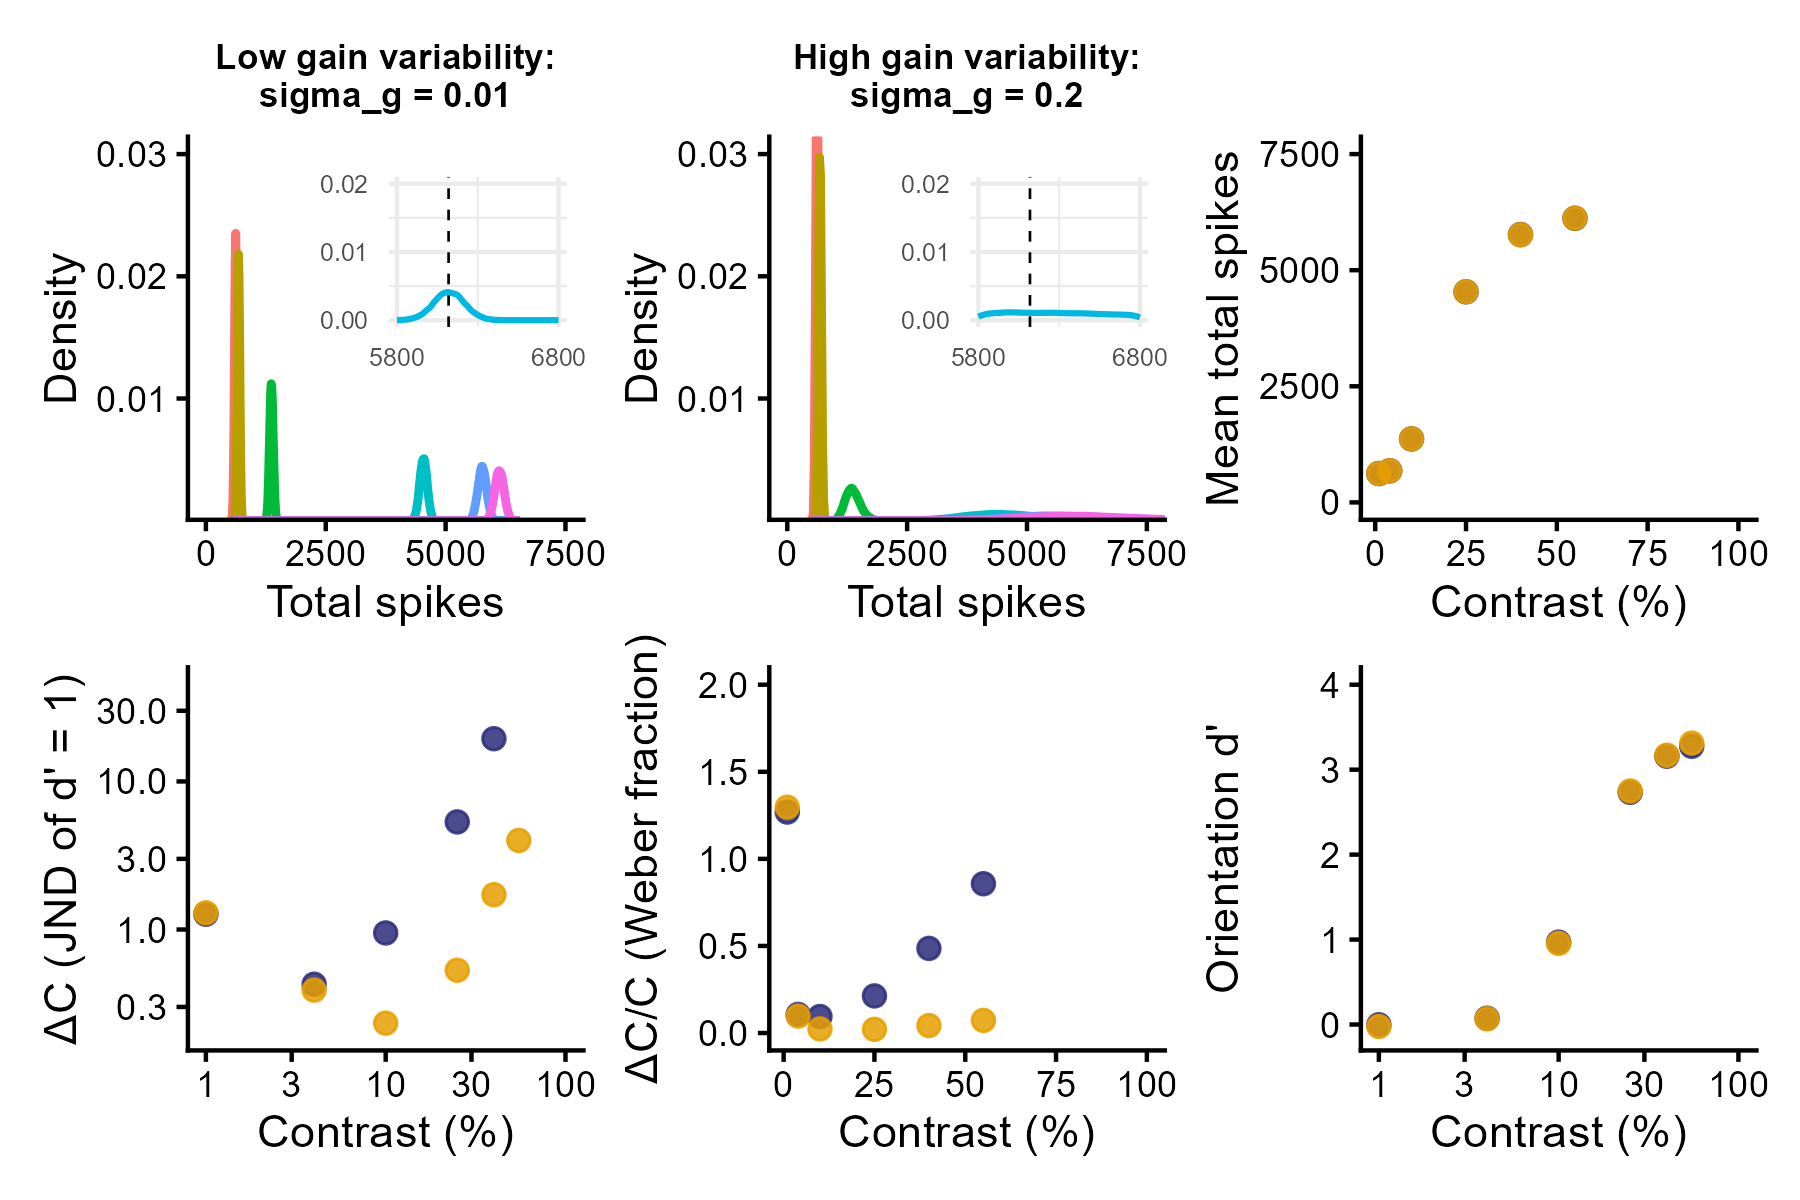

The script that saved this image:
# Simulation assuming Naka-Rushton function on Albrecht & Hamilton (1982, Fig. 4)

library(tidyverse)
library(doParallel)
library(foreach)
library(cowplot)
library(patchwork)

#################### High Gain Variability ####################
Contrast <- c(1, 4, seq(10, 55, 15))
Rmax <- 115
C50 <- 19.3
n   <-  2.9
R0 <- Rmax * 0.03 # spontaneous firing based on Geisler & Albrecht (1997)

Max_firing <- Rmax * Contrast^n / (Contrast^n + C50^n)
df <- data.frame(Contrast, Max_firing)

### Simulation ###
cl <- makeCluster(parallel::detectCores() - 1)
registerDoParallel(cl)

n_neurons <- 180                                              # Number of neurons in the population
orientations <- seq(1, 180, by = 1)                           # Possible orientations (1 to 180 degrees)
preferred_orientations <- seq(1, 180, length.out = n_neurons) # Preferred orientation of each neuron
max_firing_seq <- df$Max_firing                               # Maximum firing rate of each neuron
contrast <- df$Contrast
tuning_width <- 20                                            # Tuning width (standard deviation) of each neuron's response curve
n_trials <- 10000

all_results <- list()

for (max_firing_rate in max_firing_seq) {
  
  cat("Running max firing rate =", max_firing_rate, "\n")
  
  tuning_curves <- matrix(0, nrow = n_neurons, ncol = length(orientations))
  
  for (i in 1:n_neurons) {
    tuning_curves[i, ] <- max_firing_rate * exp(
      -0.5 * (
        pmin(abs(orientations - preferred_orientations[i]),
             180 - abs(orientations - preferred_orientations[i]))^2
      ) / tuning_width^2
    )
  }
  
  # ---- 90 ----
  responses_90 <- foreach(
    i = 1:n_trials,
    .combine = rbind,
    .packages = "stats"
  ) %dopar% {
    
    input_90 <- rnorm(n_trials, 90, 0)
    idx <- round(input_90[i]) 
    idx <- pmin(pmax(idx, 1), 180)
    
    sigma_g <- 0.2
    g <- rgamma(1, shape = 1 / sigma_g^2, scale = sigma_g^2)
    
    mu <- g * tuning_curves[, idx]
    mu[mu == 0] <- 1e-8
    
    resp <- rnbinom(n_neurons, size = 1000000, mu = mu) + rnbinom(n_neurons, size = 1000000, mu = R0)
    
    cbind(resp,
          neuron = seq_len(n_neurons),
          stim = 90,
          trial = i,
          maxFR = max_firing_rate)
  }
  
  # ---- 91 ----
  responses_91 <- foreach(
    i = 1:n_trials,
    .combine = rbind,
    .packages = "stats"
  ) %dopar% {
    
    input_91 <- rnorm(n_trials, 91, 0)
    idx <- round(input_91[i]) 
    idx <- pmin(pmax(idx, 1), 180)
    
    sigma_g <- 0.2
    g <- rgamma(1, shape = 1 / sigma_g^2, scale = sigma_g^2)
    
    mu <- g * tuning_curves[, idx]
    mu[mu == 0] <- 1e-8
    
    resp <- rnbinom(n_neurons, size = 1000000, mu = mu) + rnbinom(n_neurons, size = 1000000, mu = R0)
    
    cbind(resp,
          neuron = seq_len(n_neurons),
          stim = 91,
          trial = i,
          maxFR = max_firing_rate)
  }
  
  df_tmp <- as.data.frame(rbind(responses_90, responses_91))
  colnames(df_tmp) <- c("Spikes", "Neuron", "Stimulus", "Trial", "Contrast")
  
  all_results[[as.character(max_firing_rate)]] <- df_tmp
}

df_high <- do.call(rbind, all_results)
df_high$Contrast <- contrast[match(df_high$Contrast, max_firing_seq)]

### Contrast discrimination ###
df_high %>%
  group_by(Stimulus, Contrast, Trial) %>%
  summarise(Sum_spikes = sum(Spikes), .groups = "drop") -> df_sum_high

df_sum_high %>%
  group_by(Contrast) %>%
  summarise(Mean_sum_spikes = mean(Sum_spikes),
            SD_sum_spikes = sd(Sum_spikes), .groups = "drop") -> df_summary_high
colnames(df_summary_high) <- c("Contrast", "mu", "sigma")

dC <-  diff(df_summary_high$Contrast)
dmu <- diff(df_summary_high$mu)

# μ'
mu_prime <- c(
  dmu[1] / dC[1],                                 　　　　　# 前方差分（最初）
  (dmu[-1]/dC[-1] + dmu[-length(dmu)]/dC[-length(dC)]) / 2, # 中央差分
  dmu[length(dmu)] / dC[length(dC)]                         # 後方差分（最後）
)
df_summary_high$mu_prime <- mu_prime

# μ'(C)ΔC ≈ σ
# μ'(C): コントラストの微小変化に対するμの変化
# ΔC:    コントラストの変化量
# μの変化がσと同じ大きさになったとき丁度弁別できる(d'=1に相当するJND)
df_summary_high$DeltaC_pred <- df_summary_high$sigma / df_summary_high$mu_prime # JND
df_summary_high <- mutate(df_summary_high, Weber_ratio_pred = DeltaC_pred / Contrast) # ΔC / C (Weber ratio)

### Orientation discrimination (LFI) ###
df_high_wide <- df_high %>%
  pivot_wider(
    id_cols = c(Trial, Contrast, Stimulus),
    names_from = Neuron,
    values_from = Spikes)

df_high_wide$Stimulus_bin <- ifelse(df_high_wide$Stimulus == 90, 1, 0)

compute_lfi <- function(data, lambda = 1e-6) {
  
  neurons <- grep("^[0-9]+$", colnames(data), value = TRUE)  
  
  data0 <- data[data$Stimulus_bin == 0, neurons]
  data1 <- data[data$Stimulus_bin == 1, neurons]
  
  mu0 <- colMeans(data0)
  mu1 <- colMeans(data1)
  
  df <- mu1 - mu0
  
  Sigma0 <- cov(data0)
  Sigma1 <- cov(data1)
  Sigma  <- (Sigma0 + Sigma1) / 2
  
  p <- length(neurons)              # 逆行列を安定化させる処理 (ニューロン間の相関を少し弱める)
  Sigma <- Sigma + lambda * diag(p) # Ridge正則化, Tikhonov regularization (小さい固有値を持ち上げる)
  
  I <- as.numeric(t(df) %*% solve(Sigma) %*% df) # LFI
  I_per_neuron <- I / p
  
  return(I_per_neuron)
}

maxFR_values <- sort(unique(df_high_wide$Contrast))

lfi_results_high <- data.frame(
  Contrast = numeric(),
  LFI_per_neuron = numeric()
)

for (maxFR in maxFR_values) {
  df_sub <- df_high_wide[df_high_wide$Contrast == maxFR, ]
  lfi_value <- compute_lfi(df_sub)
  lfi_results_high <- rbind(lfi_results_high,
                            data.frame(Contrast = maxFR,
                                       LFI_per_neuron = lfi_value))
}

lfi_results_high$Contrast <- contrast

### Orientation discrimination (decoding with logistic regression) ###
run_logistic_cv_parallel <- function(data, k = 5, ncores = detectCores() - 1) {
  
  predictors <- grep("^[0-9]+$", colnames(data), value = TRUE)  
  n <- nrow(data)
  
  set.seed(123)
  folds <- sample(rep(1:k, length.out = n))
  
  cl <- makeCluster(ncores)
  registerDoParallel(cl)
  
  acc <- foreach(i = 1:k, .combine = c) %dopar% {
    
    train <- data[folds != i, ]
    test  <- data[folds == i, ]
    
    model <- glm(
      Stimulus_bin ~ .,
      data = train[, c("Stimulus_bin", predictors)],
      family = binomial
    )
    
    prob <- predict(model, newdata = test, type = "response")
    pred <- ifelse(prob > 0.5, 1, 0)
    
    mean(pred == test$Stimulus_bin)
  }
  
  stopCluster(cl)
  
  mean(acc)
}

decoding_results_high <- data.frame(
  Contrast = numeric(),
  Decoding_accuracy = numeric()
)

for (maxFR in maxFR_values) {
  df_sub <- df_high_wide[df_high_wide$Contrast == maxFR, ]
  accuracy <- run_logistic_cv_parallel(df_sub, k = 5, ncores = detectCores() - 1)
  decoding_results_high <- rbind(decoding_results_high,
                                 data.frame(Contrast = maxFR,
                                            Decoding_accuracy = accuracy))
}

decoding_results_high <- mutate(decoding_results_high, D_prime = qnorm(Decoding_accuracy) - qnorm(1 - Decoding_accuracy),
                                Contrast = contrast)


#################### Low Gain Variability ####################
Contrast <- c(1, 4, seq(10, 55, 15))
Rmax <- 115
C50 <- 19.3
n   <-  2.9
R0 <- Rmax * 0.03

Max_firing <- Rmax * Contrast^n / (Contrast^n + C50^n)
df <- data.frame(Contrast, Max_firing)

### Simulation ###
cl <- makeCluster(parallel::detectCores() - 1)
registerDoParallel(cl)

n_neurons <- 180                                              # Number of neurons in the population
orientations <- seq(1, 180, by = 1)                           # Possible orientations (0 to 359 degrees)
preferred_orientations <- seq(1, 180, length.out = n_neurons) # Preferred orientation of each neuron
max_firing_seq <- df$Max_firing                               # Maximum firing rate of each neuron
contrast <- df$Contrast
tuning_width <- 20                                            # Tuning width (standard deviation) of each neuron's response curve
n_trials <- 10000

all_results <- list()

for (max_firing_rate in max_firing_seq) {
  
  cat("Running max firing rate =", max_firing_rate, "\n")
  
  tuning_curves <- matrix(0, nrow = n_neurons, ncol = length(orientations))
  
  for (i in 1:n_neurons) {
    tuning_curves[i, ] <- max_firing_rate * exp(
      -0.5 * (
        pmin(abs(orientations - preferred_orientations[i]),
             180 - abs(orientations - preferred_orientations[i]))^2
      ) / tuning_width^2
    )
  }
  
  # ---- 90 ----
  responses_90 <- foreach(
    i = 1:n_trials,
    .combine = rbind,
    .packages = "stats"
  ) %dopar% {
    
    input_90 <- rnorm(n_trials, 90, 0)
    idx <- round(input_90[i]) 
    idx <- pmin(pmax(idx, 1), 180)
    
    sigma_g <- 0.01
    g <- rgamma(1, shape = 1 / sigma_g^2, scale = sigma_g^2)
    
    mu <- g * tuning_curves[, idx]
    mu[mu == 0] <- 1e-8
    
    resp <- rnbinom(n_neurons, size = 1000000, mu = mu) + rnbinom(n_neurons, size = 1000000, mu = R0)
    
    cbind(resp,
          neuron = seq_len(n_neurons),
          stim = 90,
          trial = i,
          maxFR = max_firing_rate)
  }
  
  # ---- 91 ----
  responses_91 <- foreach(
    i = 1:n_trials,
    .combine = rbind,
    .packages = "stats"
  ) %dopar% {
    
    input_91 <- rnorm(n_trials, 91, 0)
    idx <- round(input_91[i]) 
    idx <- pmin(pmax(idx, 1), 180)
    
    sigma_g <- 0.01
    g <- rgamma(1, shape = 1 / sigma_g^2, scale = sigma_g^2)
    
    mu <- g * tuning_curves[, idx]
    mu[mu == 0] <- 1e-8
    
    resp <- rnbinom(n_neurons, size = 1000000, mu = mu) + rnbinom(n_neurons, size = 1000000, mu = R0)
    
    cbind(resp,
          neuron = seq_len(n_neurons),
          stim = 91,
          trial = i,
          maxFR = max_firing_rate)
  }
  
  df_tmp <- as.data.frame(rbind(responses_90, responses_91))
  colnames(df_tmp) <- c("Spikes", "Neuron", "Stimulus", "Trial", "Contrast")
  
  all_results[[as.character(max_firing_rate)]] <- df_tmp
}

df_low <- do.call(rbind, all_results)
df_low$Contrast <- contrast[match(df_low$Contrast, max_firing_seq)]

### Contrast discrimination ###
df_low %>%
  group_by(Stimulus, Contrast, Trial) %>%
  summarise(Sum_spikes = sum(Spikes), .groups = "drop") -> df_sum_low

df_sum_low %>%
  group_by(Contrast) %>%
  summarise(Mean_sum_spikes = mean(Sum_spikes),
            SD_sum_spikes = sd(Sum_spikes), .groups = "drop") -> df_summary_low
colnames(df_summary_low) <- c("Contrast", "mu", "sigma")

dC <-  diff(df_summary_low$Contrast)
dmu <- diff(df_summary_low$mu)

# μ'
mu_prime <- c(
  dmu[1] / dC[1],                                 　　　　
  (dmu[-1]/dC[-1] + dmu[-length(dmu)]/dC[-length(dC)]) / 2,
  dmu[length(dmu)] / dC[length(dC)]                       
)
df_summary_low$mu_prime <- mu_prime

df_summary_low$DeltaC_pred <- df_summary_low$sigma / df_summary_low$mu_prime # JND
df_summary_low <- mutate(df_summary_low, Weber_ratio_pred = DeltaC_pred / Contrast) # ΔC / C (Weber ratio)

### Orientation discrimination (LFI) ###
df_low_wide <- df_low %>%
  pivot_wider(
    id_cols = c(Trial, Contrast, Stimulus),
    names_from = Neuron,
    values_from = Spikes)

df_low_wide$Stimulus_bin <- ifelse(df_low_wide$Stimulus == 90, 1, 0)

maxFR_values <- sort(unique(df_low_wide$Contrast))

lfi_results_low <- data.frame(
  Contrast = numeric(),
  LFI_per_neuron = numeric()
)

for (maxFR in maxFR_values) {
  df_sub <- df_low_wide[df_low_wide$Contrast == maxFR, ]
  lfi_value <- compute_lfi(df_sub)
  lfi_results_low <- rbind(lfi_results_low,
                           data.frame(Contrast = maxFR,
                                      LFI_per_neuron = lfi_value))
}

lfi_results_low$Contrast <- contrast

### Orientation discrimination (decoding with logistic regression) ###
decoding_results_low <- data.frame(
  Contrast = numeric(),
  Decoding_accuracy = numeric()
)

for (maxFR in maxFR_values) {
  df_sub <- df_low_wide[df_low_wide$Contrast == maxFR, ]
  accuracy <- run_logistic_cv_parallel(df_sub, k = 5, ncores = detectCores() - 1)
  decoding_results_low <- rbind(decoding_results_low,
                                data.frame(Contrast = maxFR,
                                           Decoding_accuracy = accuracy))
}

decoding_results_low <- mutate(decoding_results_low, D_prime = qnorm(Decoding_accuracy) - qnorm(1 - Decoding_accuracy),
                               Contrast = contrast)

### Fano factor sanity check ### 
df_high$GV <- "high"
df_low$GV  <- "low"
df_integrated <- rbind(df_high, df_low) 

df_integrated %>%
  group_by(Contrast, Stimulus, Neuron, GV) %>%
  summarise(
    mean_spikes = mean(Spikes),
    var_spikes  = var(Spikes),
    fano = var_spikes / mean_spikes,
    .groups = "drop"
  ) %>%
  filter(mean_spikes > 0) %>%
  group_by(Contrast, Stimulus, GV) %>%
  summarise(
    mean_mean_spikes = mean(mean_spikes, na.rm = TRUE),
    mean_var_spikes = mean(var_spikes),
    mean_fano = mean(fano, na.rm = TRUE), # average across neurons
    sd_fano   = sd(fano, na.rm = TRUE),   # sd across neurons
    .groups = "drop") -> ff
print(ff, n = 99999)

### Figures ###
g1 <- ggplot(df, aes(x = Contrast, y = Max_firing)) +
  geom_point(size = 2.2, alpha = 0.85) +
  scale_x_continuous(
    limits = c(1, 100),
    breaks = c(0, 25, 50, 75, 100)
  ) +
  coord_cartesian(ylim = c(0, 130)) +
  scale_y_continuous(breaks = seq(0, 120, by = 60)) +
  labs(
    x = "Contrast (%)",
    y = "Tuning curve peak"
  ) +
  theme_classic(base_size = 11)

g2 <- ggplot(df, aes(x = Contrast, y = Max_firing)) +
  geom_point(size = 2.2, alpha = 0.85) +
  scale_x_log10(
    limits = c(1, 100),
    breaks = c(1, 3, 10, 30, 100)
  ) +
  coord_cartesian(ylim = c(0, 130)) +
  scale_y_continuous(breaks = seq(0, 120, by = 60)) +
  labs(
    x = "Contrast (%)",
    y = "Tuning curve peak"
  ) +
  theme_classic(base_size = 11)

df_sum_high$GV <- "high"
df_sum_low$GV  <- "low"
df_sum <- rbind(df_sum_high, df_sum_low)
df_sum %>%
  dplyr::filter(Contrast == 55 | Contrast == 70) %>%
  summarise(Criterion = mean(Sum_spikes)) %>%
  as.numeric() -> criterion

default_colors <- scales::hue_pal()(9)
two_colors <- default_colors[6:7]

df_sub <- subset(df_sum, Contrast %in% c(55, 70) & GV == "high")
df_sub$Contrast <- factor(df_sub$Contrast, levels = c(55, 70))

g_inset_high <- ggplot(df_sub, aes(x = Sum_spikes, color = factor(Contrast))) +
  geom_vline(xintercept = criterion, linetype = "dashed", linewidth = 0.3) +
  geom_density(alpha = 0.85, linewidth = 0.7) +
  scale_x_continuous(limits = c(5800, 6800), breaks = c(5800, 6800)) +
  scale_y_continuous(limits = c(0, 0.02), breaks = c(0, 0.01, 0.02)) + 
  theme_minimal(base_size = 11) +
  theme(
    legend.position = "none",
    axis.title = element_blank(),
    axis.text = element_text(size = 6)
  ) +
  scale_color_manual(values = two_colors)

g3 <- ggplot(df_sum_high, aes(x = Sum_spikes, color = factor(Contrast))) +
  geom_density(alpha = 0.85, linewidth = 1) +
  coord_cartesian(xlim = c(0, 7500), ylim = c(0.0015, 0.03)) +
  scale_x_continuous(breaks = c(0, 2500, 5000, 7500)) +
  theme_classic() +
  labs(
    x = "Total spikes",
    y = "Density",
    color = "Contrast"
  ) + 
  theme(
    legend.position = c(1.07, 1.05),
    legend.justification = c(1, 1),
    legend.key.size = unit(0.25, "cm"),
    legend.text = element_text(size = 6),
    legend.title = element_text(size = 8)
  ) +
  ggtitle("High gain variability:\nsigma_g = 0.2") +
  theme(plot.title = element_text(size = 8.5, face = "bold", hjust = 0.5))

g3 <- g3 + annotation_custom(
  grob = ggplotGrob(g_inset_high),
  xmin = 2000, xmax = 8000,
  ymin = 0.01, ymax = 0.03
)

legend_contrast <- get_legend(
  g3 + theme(legend.position = "right")
)

png("legend_contrast.png", width = 600, height = 400, res = 300)
grid::grid.draw(legend_contrast)
dev.off()

df_sub <- subset(df_sum, Contrast %in% c(55, 70) & GV == "low")
df_sub$Contrast <- factor(df_sub$Contrast, levels = c(55, 70))

g_inset_low <- ggplot(df_sub, aes(x = Sum_spikes, color = factor(Contrast))) +
  geom_vline(xintercept = criterion, linetype = "dashed", linewidth = 0.3) +
  geom_density(alpha = 0.85, linewidth = 0.7) +
  scale_x_continuous(limits = c(5800, 6800), breaks = c(5800, 6800)) +
  scale_y_continuous(limits = c(0, 0.02), breaks = c(0, 0.01, 0.02)) + 
  theme_minimal(base_size = 11) +
  theme(
    legend.position = "none",
    axis.title = element_blank(),
    axis.text = element_text(size = 6)
  ) +
  scale_color_manual(values = two_colors)

g4 <- ggplot(df_sum_low, aes(x = Sum_spikes, color = factor(Contrast))) +
  geom_density(alpha = 0.85, linewidth = 1) +
  coord_cartesian(xlim = c(0, 7500), ylim = c(0.0015, 0.03)) +
  scale_x_continuous(breaks = c(0, 2500, 5000, 7500)) +
  theme_classic() +
  labs(
    x = "Total spikes",
    y = "Density",
    color = "Contrast"
  ) + 
  theme(
    legend.position = c(1.07, 1.05),
    legend.justification = c(1, 1),
    legend.key.size = unit(0.25, "cm"),
    legend.text = element_text(size = 6),
    legend.title = element_text(size = 8)
  ) +
  ggtitle("Low gain variability:\nsigma_g = 0.01") +
  theme(plot.title = element_text(size = 8.5, face = "bold", hjust = 0.5))

g4 <- g4 + annotation_custom(
  grob = ggplotGrob(g_inset_low),
  xmin = 2000, xmax = 8000,
  ymin = 0.01, ymax = 0.03
)

df_summary_high$GV <- "high"
df_summary_low$GV  <- "low"
df_summary <- rbind(df_summary_high, df_summary_low)

g5 <- ggplot(df_summary, aes(x = Contrast, y = DeltaC_pred, color = GV)) +
  geom_point(size = 2.2, alpha = 0.85) +
  scale_x_log10(
    limits = c(1, 100),
    breaks = c(1, 3, 10, 30, 100)
  ) +
  scale_y_log10(limits = c(0.2, 45)) +
  scale_color_manual(values = c("#2C2C7A", "#E69F00")) +
  labs(
    x = "Contrast (%)",
    y = "ΔC (JND of d' = 1)"
  ) +
  theme_classic(base_size = 11) +
  theme(
    legend.position = c(0.45, 1),
    legend.justification = c(1, 1),
    legend.key = element_blank()
  )

legend_gv <- get_legend(
  g5 + theme(legend.position = "right")
)

png("legend_gv.png", width = 600, height = 400, res = 300)
grid::grid.draw(legend_gv)
dev.off()

g6 <- ggplot(df_summary, aes(x = Contrast, y = Weber_ratio_pred, color = GV)) +
  geom_point(size = 2.2, alpha = 0.85) +
  scale_x_continuous(
    limits = c(1, 100),
    breaks = c(0, 25, 50, 75, 100)
  ) +
  coord_cartesian(ylim = c(0, 2)) +
  scale_color_manual(values = c("#2C2C7A", "#E69F00")) +
  labs(
    x = "Contrast (%)",
    y = "ΔC/C (Weber fraction)"
  ) +
  theme_classic(base_size = 11) +
  theme(
    legend.position = c(1, 1),
    legend.justification = c(1, 1),
    legend.key = element_blank()
  )

g7 <- df_summary %>%
  ggplot(aes(x = Contrast, y = mu, color = GV)) +
  geom_point(size = 2.2, alpha = 0.85) +
  scale_x_continuous(
    limits = c(1, 100),
    breaks = c(0, 25, 50, 75, 100)
  ) +
  coord_cartesian(ylim = c(0, 7500)) +
  scale_y_continuous(breaks = seq(0, 7500, by = 2500)) +
  scale_color_manual(values = c("#2C2C7A", "#E69F00")) +
  labs(
    x = "Contrast (%)",
    y = "Mean total spikes"
  ) +
  theme_classic(base_size = 11) +
  theme(
    legend.position = c(1, 0.55),
    legend.justification = c(1, 1),
    legend.key = element_blank()
  )

lfi_results_high$GV <- "high"
lfi_results_low$GV  <- "low"
lfi_results <- rbind(lfi_results_high, lfi_results_low)

g8 <- lfi_results %>%
  ggplot(aes(x = Contrast, y = LFI_per_neuron, color = GV)) +
  geom_point(size = 2.2, alpha = 0.85) +
  scale_x_log10(
    limits = c(1, 100),
    breaks = c(1, 3, 10, 30, 100)
  ) +
  scale_color_manual(values = c("#2C2C7A", "#E69F00")) +
  labs(
    x = "Contrast (%)",
    y = "Orientation LFI"
  ) +
  theme_classic(base_size = 11) +
  theme(
    legend.position = c(0.45, 1),
    legend.justification = c(1, 1),
    legend.key = element_blank()
  )

decoding_results_high$GV <- "high"
decoding_results_low$GV  <- "low"
decoding_results <- rbind(decoding_results_high, decoding_results_low)

g9 <- decoding_results %>%
  ggplot(aes(x = Contrast, y = D_prime, color = GV)) +
  geom_point(size = 2.2, alpha = 0.85) +
  scale_x_continuous(
    limits = c(1, 100),
    breaks = c(0, 25, 50, 75, 100)
  ) +
  scale_y_continuous(
    limits = c(-0.1, 4),
    breaks = seq(0, 4, by = 1)
  ) +
  scale_color_manual(values = c("#2C2C7A", "#E69F00")) +
  labs(
    x = "Contrast (%)",
    y = "Orientation d'"
  ) +
  theme_classic(base_size = 11) +
  theme(
    legend.position = c(1, 0.55),
    legend.justification = c(1, 1),
    legend.key = element_blank()
  )

g10 <- decoding_results %>%
  ggplot(aes(x = Contrast, y = D_prime, color = GV)) +
  geom_point(size = 2.2, alpha = 0.85) +
  scale_x_log10(
    limits = c(1, 100),
    breaks = c(1, 3, 10, 30, 100)
  ) +
  scale_y_continuous(
    limits = c(-0.1, 4),
    breaks = seq(0, 4, by = 1)
  ) +
  scale_color_manual(values = c("#2C2C7A", "#E69F00")) +
  labs(
    x = "Contrast (%)",
    y = "Orientation d'"
  ) +
  theme_classic(base_size = 11) +
  theme(
    legend.position = c(0.4, 1),
    legend.justification = c(1, 1),
    legend.key = element_blank()
  )

g11 <- df_sum %>%
  dplyr::filter(Contrast == 1 | Contrast == 4) %>%
  mutate(Yes = Sum_spikes > criterion) %>%
  group_by(Contrast, GV) %>%
  summarise(P_yes = mean(Yes)) %>%
  ggplot(aes(x = Contrast, y = P_yes, color = GV)) +
  geom_point(size = 2.2, alpha = 0.85) +
  geom_line(alpha = 0.85, linewidth = 1) +
  scale_x_continuous(limits = c(1, 4), breaks = c(1, 4)) + 
  scale_y_continuous(limits = c(0, 1), breaks = c(0, 0.25, 0.5, 0.75, 1)) + 
  scale_color_manual(values = c("#2C2C7A", "#E69F00")) +
  theme_classic() +
  labs(
    x = "Contrast (%)",
    y = "P(Yes)",
    color = "Contrast"
  ) +
  theme(
    legend.position = c(0.4, 1),
    legend.justification = c(1, 1)
  )

plot_list <- list(g4, g3, g7, g5, g6, g10)
plots_no_legend <- lapply(plot_list, function(p) {
  p + theme(
    legend.position = "none",
    plot.margin = margin(t = 5, r = 5, b = 5, l = 5, unit = "pt")
  )
})

blindsight <- wrap_plots(plots_no_legend, ncol = 3)
ggsave("blindsight.png", blindsight, width = 6, height = 4, dpi = 300)
